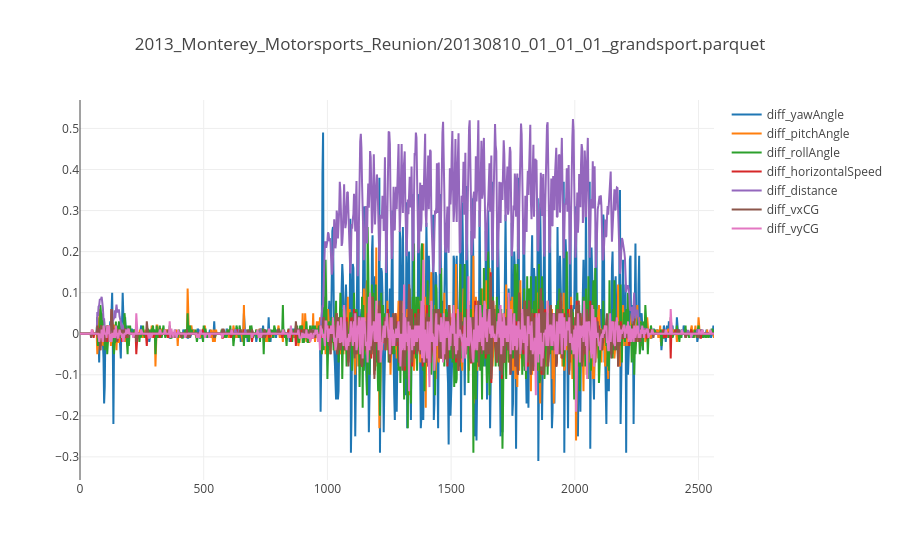

The notebook cell this image was saved under:
### Code cell
stride = 1

for file_path in file_paths:
    logger.info(file_path)
    
    df = CS230.data.load(file_path)
    df = CS230.data.add_diffs(df, stride)
    df = CS230.data.clean_discontinuities(df, stride)
    
    fig = CS230.data.get_plotly_fig(df, file_path)
    plotly.offline.iplot(fig)
    
    del df
    
    break

### Figure 1 — Plotly figure (JSON) as saved in the notebook; plotly's stock layout.template omitted (floating-point values rounded to 4 significant figures; data arrays with more than 128 entries replaced by an {"elided": "..."} marker saying what was removed)
{"data": [{"name": "diff_yawAngle", "type": "scatter", "uid": "3c96ae4a-8d88-46f9-a5ae-1b9b81d81647", "x": {"elided": "1026 float values"}, "y": {"elided": "1026 float values"}}, {"name": "diff_pitchAngle", "type": "scatter", "uid": "ee5afd0a-9077-40af-9e54-2ce41dd9fc95", "x": {"elided": "1026 float values"}, "y": {"elided": "1026 float values"}}, {"name": "diff_rollAngle", "type": "scatter", "uid": "328f0e83-a25a-4188-8a50-c2fe4487ea71", "x": {"elided": "1026 float values"}, "y": {"elided": "1026 float values"}}, {"name": "diff_horizontalSpeed", "type": "scatter", "uid": "32082613-53c3-4bbd-b467-5e208f006c6b", "x": {"elided": "1026 float values"}, "y": {"elided": "1026 float values"}}, {"name": "diff_distance", "type": "scatter", "uid": "b0540cbf-9ec6-4b2e-a449-fd97bdeb8c31", "x": {"elided": "1026 float values"}, "y": {"elided": "1026 float values"}}, {"name": "diff_vxCG", "type": "scatter", "uid": "190b83ad-83de-40e3-9708-51be8211dd35", "x": {"elided": "1026 float values"}, "y": {"elided": "1026 float values"}}, {"name": "diff_vyCG", "type": "scatter", "uid": "b17d87c4-d467-4d09-842e-8f90f4b0a8c7", "x": {"elided": "1026 float values"}, "y": {"elided": "1026 float values"}}], "layout": {"title": {"text": "2013_Monterey_Motorsports_Reunion/20130810_01_01_01_grandsport.parquet"}}}
